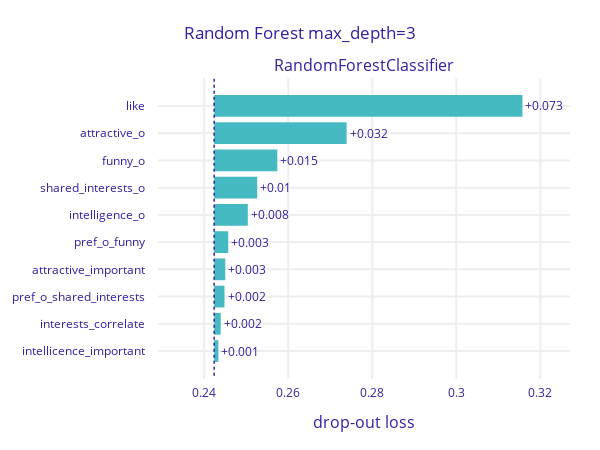

Notebook cell for this chart:
### Code cell
explainer1.model_parts().plot(show=False).update_layout(autosize=False, width=600, height=450, title="Random Forest max_depth=3")

### Figure 1 — Plotly figure (JSON) as saved in the notebook; plotly's stock layout.template omitted (floating-point values rounded to 4 significant figures)
{"data": [{"base": 0.2424, "hoverinfo": "text", "hoverlabel": {"bgcolor": "rgba(0,0,0,0.8)"}, "hovertext": ["Model: RandomForestClassifier loss after<br>variable: like is permuted: 0.316<br>Drop-out loss change: +0.073", "Model: RandomForestClassifier loss after<br>variable: attractive_o is permuted: 0.274<br>Drop-out loss change: +0.032", "Model: RandomForestClassifier loss after<br>variable: funny_o is permuted: 0.257<br>Drop-out loss change: +0.015", "Model: RandomForestClassifier loss after<br>variable: shared_interests_o is permuted: 0.253<br>Drop-out loss change: +0.01", "Model: RandomForestClassifier loss after<br>variable: intelligence_o is permuted: 0.25<br>Drop-out loss change: +0.008", "Model: RandomForestClassifier loss after<br>variable: pref_o_funny is permuted: 0.246<br>Drop-out loss change: +0.003", "Model: RandomForestClassifier loss after<br>variable: attractive_important is permuted: 0.245<br>Drop-out loss change: +0.003", "Model: RandomForestClassifier loss after<br>variable: pref_o_shared_interests is permuted: 0.245<br>Drop-out loss change: +0.002", "Model: RandomForestClassifier loss after<br>variable: interests_correlate is permuted: 0.244<br>Drop-out loss change: +0.002", "Model: RandomForestClassifier loss after<br>variable: intellicence_important is permuted: 0.243<br>Drop-out loss change: +0.001"], "marker": {"color": "#46bac2"}, "orientation": "h", "showlegend": false, "text": ["+0.073", "+0.032", "+0.015", "+0.01", "+0.008", "+0.003", "+0.003", "+0.002", "+0.002", "+0.001"], "textposition": "outside", "type": "bar", "x": [0.07336, 0.03151, 0.01502, 0.01024, 0.008004, 0.003351, 0.002639, 0.002458, 0.001549, 0.001007], "xaxis": "x", "y": ["like", "attractive_o", "funny_o", "shared_interests_o", "intelligence_o", "pref_o_funny", "attractive_important", "pref_o_shared_interests", "interests_correlate", "intellicence_important"], "yaxis": "y"}], "layout": {"annotations": [{"font": {"size": 16}, "showarrow": false, "text": "RandomForestClassifier", "x": 0.5, "xanchor": "center", "xref": "paper", "y": 1, "yanchor": "bottom", "yref": "paper"}, {"font": {"size": 16}, "showarrow": false, "text": "drop-out loss", "x": 0.5, "xanchor": "center", "xref": "paper", "y": 0, "yanchor": "top", "yref": "paper", "yshift": -30}], "autosize": false, "font": {"color": "#371ea3"}, "height": 450, "margin": {"b": 71, "r": 30, "t": 78}, "shapes": [{"line": {"color": "#371ea3", "dash": "dot", "width": 1.5}, "type": "line", "x0": 0.2424, "x1": 0.2424, "xref": "x", "y0": -1, "y1": 10, "yref": "y"}], "title": {"text": "Random Forest max_depth=3"}, "width": 600, "xaxis": {"anchor": "y", "automargin": true, "domain": [0, 1], "fixedrange": true, "gridwidth": 2, "range": [0.229, 0.327], "tickcolor": "white", "ticklen": 3, "ticks": "outside", "type": "linear", "zeroline": false}, "yaxis": {"anchor": "x", "automargin": true, "autorange": "reversed", "domain": [0, 1], "fixedrange": true, "gridwidth": 2, "tickcolor": "white", "ticklen": 10, "ticks": "outside", "type": "category"}}}
